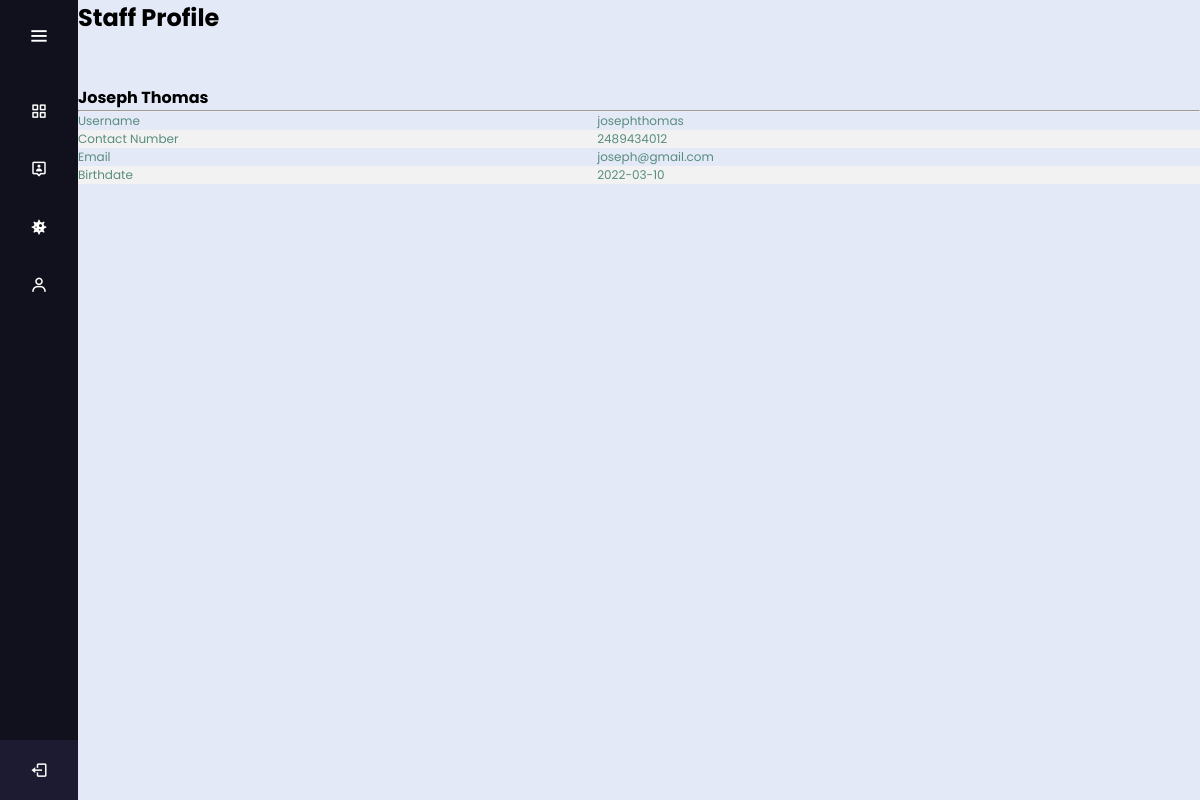
/staff/doctorprofile.php (signed in), run on the app's committed database.
### tables this page shows
CREATE TABLE `staff` (
  `icstaff` varchar(100) NOT NULL,
  `password` varchar(100) NOT NULL,
  `staffFirstName` varchar(50) NOT NULL,
  `staffLastName` varchar(50) NOT NULL,
  `staffPhone` varchar(100) NOT NULL,
  `staffEmail` varchar(100) NOT NULL,
  `staffDOB` date NOT NULL,
  `active` varchar(20) NOT NULL
);

### staff/doctorprofile.php (the view, shortened to what this page needs)
<?php
include_once '../assets/conn/dbconnect.php';
$usersession = $_SESSION['staffSession'];
$res=mysqli_query($con,"SELECT * FROM staff WHERE icstaff = '$usersession'");
$userRow=mysqli_fetch_array($res,MYSQLI_ASSOC);
?>
<!DOCTYPE html>
<html lang="en" dir="ltr">
  <head>
    <link rel="stylesheet" href="style.css">
    <link href='https://unpkg.com/boxicons@2.0.7/css/boxicons.min.css' rel='stylesheet'>
   </head>
<body>
<div class="sidebar">
    <div class="logo-details">
        <i class='bx bx-menu' id="btn" ></i>
    </div>
    <ul class="nav-list">
      <li>
         <a href="doctordashboard.php">
          <i class='bx bx-grid-alt'></i>
        </a>
      </li>
     <li>
       <a href="patientlist.php">
       <i class='bx bx-user-pin'></i>
       </a>
     </li>
     <li>
         <a href="addresults.php">
         <i class='bx bxs-virus'></i>
        </a>
      </li>
     <li>
         <a href="doctorprofile.php">
         <i class='bx bx-user'></i>
        </a>
      </li>
     <li class="profile">
         <a href="logout.php?logout"><i class='bx bx-log-out' id="log_out" ></i></a>
     </li>
    </ul>
  </div>
  <section class="home-section">
                            <h2>
                            Staff Profile
                            </h2><br><br>
                                    <h4><?php echo $userRow['staffFirstName']; ?> <?php echo $userRow['staffLastName']; ?></h4>
                                <hr />
                                        <table>
                                            <tbody>
                                                <tr>
                                                    <td>Username</td>
                                                    <td><?php echo $userRow['icstaff']; ?></td>
                                                </tr>
                                                <tr>
                                                    <td>Contact Number</td>
                                                    <td><?php echo $userRow['staffPhone']; ?>
                                                    </td>
                                                </tr>
                                                <tr>
                                                    <td>Email</td>
                                                    <td><?php echo $userRow['staffEmail']; ?>
                                                    </td>
                                                </tr>
                                                <tr>
                                                    <td>Birthdate</td>
                                                    <td><?php echo $userRow['staffDOB']; ?>
                                                    </td>
                                                </tr>
                                            </tbody>
                                        </table><br><br><br>
    </section>
    </body>
</html>

### staff/style.css (style rules this page uses)
* { margin: 0; padding: 0; box-sizing: border-box; font-family: "Poppins" , sans-serif; }
.sidebar { position: fixed; left: 0; top: 0; height: 100%; width: 78px; background: #11101D; padding: 6px 14px; z-index: 99; transition: all 0.5s ease; }
.sidebar .logo-details { height: 60px; display: flex; align-items: center; position: relative; }
.sidebar .logo-details #btn { position: absolute; top: 50%; right: 0; transform: translateY(-50%); font-size: 22px; transition: all 0.4s ease; font-size: 23px; text-align: center; cursor: pointer; transition: all 0.5s ease; }
.sidebar i { color: #fff; height: 60px; min-width: 50px; font-size: 28px; text-align: center; line-height: 60px; }
.sidebar .nav-list { margin-top: 20px; height: 100%; }
.sidebar li { position: relative; margin: 8px 0; list-style: none; }
.sidebar li a { display: flex; height: 100%; width: 100%; border-radius: 12px; align-items: center; text-decoration: none; transition: all 0.4s ease; background: #11101D; }
.sidebar li i { height: 50px; line-height: 50px; font-size: 18px; border-radius: 12px; }
.sidebar li.profile { position: fixed; height: 60px; width: 78px; left: 0; bottom: -8px; padding: 10px 14px; background: #1d1b31; transition: all 0.5s ease; overflow: hidden; }
.sidebar .profile #log_out { position: absolute; top: 50%; right: 0; transform: translateY(-50%); background: #1d1b31; width: 100%; height: 60px; line-height: 60px; border-radius: 0px; transition: all 0.5s ease; }
.home-section { position: relative; background: #E4E9F7; min-height: 100vh; top: 0; left: 78px; width: calc(100% - 78px); transition: all 0.5s ease; z-index: 2; }

### staff/doctorprofile.php (style rules this page uses)
table { border-collapse: collapse; width: 100%; color: #588c7e; font-family: monospace; font-size: 12px; text-align: left; }
tr:nth-child(even) { background-color: #f2f2f2; }

### data on the page
staff: staffFirstName "Joseph", staffLastName "Thomas", icstaff "josephthomas", staffPhone "2489434012", staffEmail "joseph@gmail.com", staffDOB "2022-03-10"
